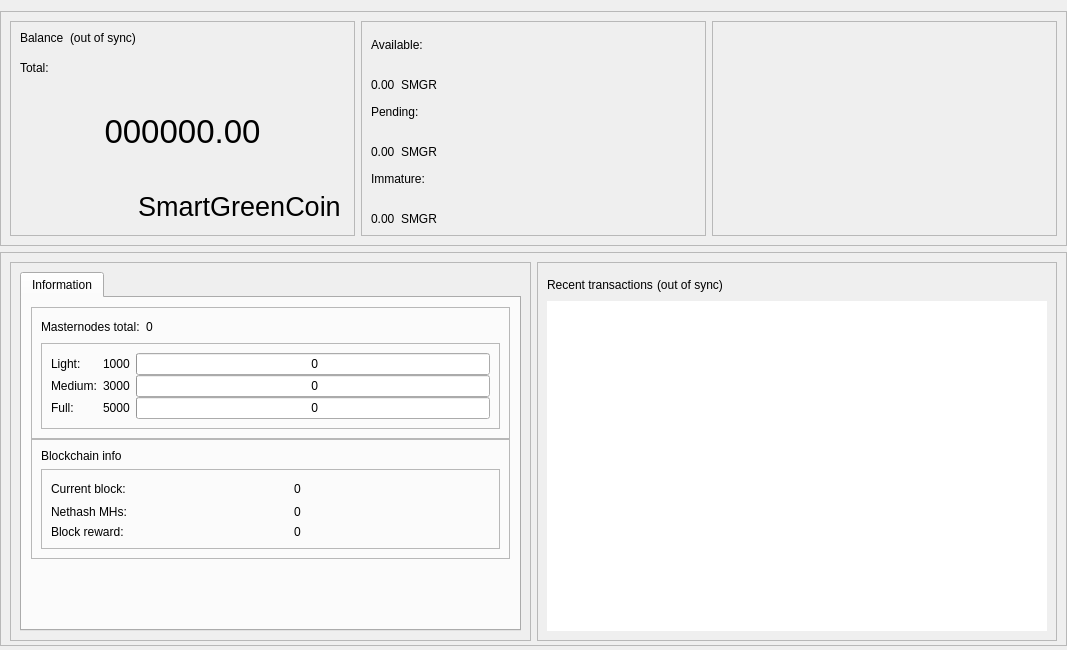
<?xml version="1.0" encoding="UTF-8"?>
<ui version="4.0">
 <class>OverviewPage</class>
 <widget class="QWidget" name="OverviewPage">
  <property name="geometry">
   <rect>
    <x>0</x>
    <y>0</y>
    <width>1067</width>
    <height>650</height>
   </rect>
  </property>
  <property name="minimumSize">
   <size>
    <width>960</width>
    <height>0</height>
   </size>
  </property>
  <property name="windowTitle">
   <string>Form</string>
  </property>
  <layout class="QVBoxLayout" name="topLayout">
   <property name="leftMargin">
    <number>0</number>
   </property>
   <property name="rightMargin">
    <number>0</number>
   </property>
   <property name="bottomMargin">
    <number>4</number>
   </property>
   <item>
    <layout class="QVBoxLayout" name="verticalLayout_main">
     <property name="sizeConstraint">
      <enum>QLayout::SetDefaultConstraint</enum>
     </property>
     <property name="leftMargin">
      <number>0</number>
     </property>
     <property name="rightMargin">
      <number>0</number>
     </property>
     <item>
      <widget class="QFrame" name="frame_blue">
       <property name="enabled">
        <bool>true</bool>
       </property>
       <property name="sizePolicy">
        <sizepolicy hsizetype="Preferred" vsizetype="Preferred">
         <horstretch>0</horstretch>
         <verstretch>0</verstretch>
        </sizepolicy>
       </property>
       <property name="minimumSize">
        <size>
         <width>1065</width>
         <height>220</height>
        </size>
       </property>
       <property name="maximumSize">
        <size>
         <width>16777215</width>
         <height>16777215</height>
        </size>
       </property>
       <property name="sizeIncrement">
        <size>
         <width>0</width>
         <height>0</height>
        </size>
       </property>
       <property name="baseSize">
        <size>
         <width>0</width>
         <height>500</height>
        </size>
       </property>
       <property name="frameShape">
        <enum>QFrame::StyledPanel</enum>
       </property>
       <property name="frameShadow">
        <enum>QFrame::Raised</enum>
       </property>
       <layout class="QHBoxLayout" name="horizontalLayout">
        <item>
         <widget class="QFrame" name="frame_blue_1">
          <property name="minimumSize">
           <size>
            <width>345</width>
            <height>200</height>
           </size>
          </property>
          <property name="maximumSize">
           <size>
            <width>16777215</width>
            <height>16777215</height>
           </size>
          </property>
          <property name="frameShape">
           <enum>QFrame::StyledPanel</enum>
          </property>
          <property name="frameShadow">
           <enum>QFrame::Raised</enum>
          </property>
          <layout class="QHBoxLayout" name="horizontalLayout_2">
           <item>
            <layout class="QVBoxLayout" name="verticalLayout">
             <item>
              <layout class="QHBoxLayout" name="horizontalLayout_3">
               <property name="spacing">
                <number>6</number>
               </property>
               <property name="sizeConstraint">
                <enum>QLayout::SetFixedSize</enum>
               </property>
               <item>
                <widget class="QLabel" name="label_5">
                 <property name="minimumSize">
                  <size>
                   <width>0</width>
                   <height>24</height>
                  </size>
                 </property>
                 <property name="maximumSize">
                  <size>
                   <width>16777215</width>
                   <height>24</height>
                  </size>
                 </property>
                 <property name="text">
                  <string>Balance</string>
                 </property>
                 <property name="alignment">
                  <set>Qt::AlignLeading|Qt::AlignLeft|Qt::AlignTop</set>
                 </property>
                </widget>
               </item>
               <item>
                <widget class="QLabel" name="labelWalletStatus">
                 <property name="minimumSize">
                  <size>
                   <width>0</width>
                   <height>24</height>
                  </size>
                 </property>
                 <property name="maximumSize">
                  <size>
                   <width>16777215</width>
                   <height>24</height>
                  </size>
                 </property>
                 <property name="text">
                  <string>(out of sync)</string>
                 </property>
                 <property name="alignment">
                  <set>Qt::AlignLeading|Qt::AlignLeft|Qt::AlignTop</set>
                 </property>
                </widget>
               </item>
               <item>
                <spacer name="horizontalSpacer">
                 <property name="orientation">
                  <enum>Qt::Horizontal</enum>
                 </property>
                 <property name="sizeHint" stdset="0">
                  <size>
                   <width>40</width>
                   <height>20</height>
                  </size>
                 </property>
                </spacer>
               </item>
              </layout>
             </item>
             <item>
              <widget class="QLabel" name="labelTotalText">
               <property name="maximumSize">
                <size>
                 <width>16777215</width>
                 <height>15</height>
                </size>
               </property>
               <property name="text">
                <string>Total:</string>
               </property>
              </widget>
             </item>
             <item>
              <widget class="QLabel" name="labelTotal">
               <property name="sizePolicy">
                <sizepolicy hsizetype="Preferred" vsizetype="Preferred">
                 <horstretch>0</horstretch>
                 <verstretch>0</verstretch>
                </sizepolicy>
               </property>
               <property name="minimumSize">
                <size>
                 <width>0</width>
                 <height>100</height>
                </size>
               </property>
               <property name="maximumSize">
                <size>
                 <width>16777215</width>
                 <height>100</height>
                </size>
               </property>
               <property name="font">
                <font>
                 <pointsize>25</pointsize>
                 <weight>50</weight>
                 <bold>false</bold>
                </font>
               </property>
               <property name="mouseTracking">
                <bool>false</bool>
               </property>
               <property name="text">
                <string>000000.00</string>
               </property>
               <property name="alignment">
                <set>Qt::AlignCenter</set>
               </property>
              </widget>
             </item>
             <item>
              <layout class="QHBoxLayout" name="horizontalLayout_11">
               <item>
                <spacer name="horizontalSpacer_8">
                 <property name="orientation">
                  <enum>Qt::Horizontal</enum>
                 </property>
                 <property name="sizeHint" stdset="0">
                  <size>
                   <width>40</width>
                   <height>20</height>
                  </size>
                 </property>
                </spacer>
               </item>
               <item>
                <widget class="QPushButton" name="blabel_SmartGreenCoin">
                 <property name="font">
                  <font>
                   <pointsize>20</pointsize>
                   <italic>false</italic>
                   <kerning>true</kerning>
                  </font>
                 </property>
                 <property name="cursor">
                  <cursorShape>PointingHandCursor</cursorShape>
                 </property>
                 <property name="text">
                  <string>SmartGreenCoin</string>
                 </property>
                 <property name="flat">
                  <bool>true</bool>
                 </property>
                </widget>
               </item>
              </layout>
             </item>
            </layout>
           </item>
          </layout>
         </widget>
        </item>
        <item>
         <widget class="QFrame" name="frame_blue_2">
          <property name="minimumSize">
           <size>
            <width>345</width>
            <height>200</height>
           </size>
          </property>
          <property name="maximumSize">
           <size>
            <width>16777215</width>
            <height>16777215</height>
           </size>
          </property>
          <property name="frameShape">
           <enum>QFrame::StyledPanel</enum>
          </property>
          <property name="frameShadow">
           <enum>QFrame::Raised</enum>
          </property>
          <layout class="QVBoxLayout" name="verticalLayout_3">
           <item>
            <layout class="QVBoxLayout" name="verticalLayout_2">
             <item>
              <widget class="QLabel" name="labelBalanceText">
               <property name="text">
                <string>Available:</string>
               </property>
              </widget>
             </item>
             <item>
              <layout class="QHBoxLayout" name="horizontalLayout_4">
               <item>
                <widget class="QLabel" name="labelBalance">
                 <property name="text">
                  <string>0.00</string>
                 </property>
                 <property name="alignment">
                  <set>Qt::AlignBottom|Qt::AlignLeading|Qt::AlignLeft</set>
                 </property>
                </widget>
               </item>
               <item>
                <widget class="QLabel" name="label_SmartGreenCoin2">
                 <property name="text">
                  <string>SMGR</string>
                 </property>
                 <property name="alignment">
                  <set>Qt::AlignBottom|Qt::AlignLeading|Qt::AlignLeft</set>
                 </property>
                </widget>
               </item>
               <item>
                <spacer name="horizontalSpacer_3">
                 <property name="orientation">
                  <enum>Qt::Horizontal</enum>
                 </property>
                 <property name="sizeHint" stdset="0">
                  <size>
                   <width>40</width>
                   <height>20</height>
                  </size>
                 </property>
                </spacer>
               </item>
              </layout>
             </item>
             <item>
              <widget class="QLabel" name="labelPendingText">
               <property name="text">
                <string>Pending:</string>
               </property>
              </widget>
             </item>
             <item>
              <layout class="QHBoxLayout" name="horizontalLayout_5">
               <item>
                <widget class="QLabel" name="labelUnconfirmed">
                 <property name="text">
                  <string>0.00</string>
                 </property>
                 <property name="alignment">
                  <set>Qt::AlignBottom|Qt::AlignLeading|Qt::AlignLeft</set>
                 </property>
                </widget>
               </item>
               <item>
                <widget class="QLabel" name="label_SmartGreenCoin3">
                 <property name="text">
                  <string>SMGR</string>
                 </property>
                 <property name="alignment">
                  <set>Qt::AlignBottom|Qt::AlignLeading|Qt::AlignLeft</set>
                 </property>
                </widget>
               </item>
               <item>
                <spacer name="horizontalSpacer_4">
                 <property name="orientation">
                  <enum>Qt::Horizontal</enum>
                 </property>
                 <property name="sizeHint" stdset="0">
                  <size>
                   <width>40</width>
                   <height>20</height>
                  </size>
                 </property>
                </spacer>
               </item>
              </layout>
             </item>
             <item>
              <widget class="QLabel" name="labelImmatureText">
               <property name="text">
                <string>Immature:</string>
               </property>
              </widget>
             </item>
             <item>
              <layout class="QHBoxLayout" name="horizontalLayout_6">
               <item>
                <widget class="QLabel" name="labelImmature">
                 <property name="text">
                  <string>0.00</string>
                 </property>
                 <property name="alignment">
                  <set>Qt::AlignBottom|Qt::AlignLeading|Qt::AlignLeft</set>
                 </property>
                </widget>
               </item>
               <item>
                <widget class="QLabel" name="label_SmartGreenCoin4">
                 <property name="text">
                  <string>SMGR</string>
                 </property>
                 <property name="alignment">
                  <set>Qt::AlignBottom|Qt::AlignLeading|Qt::AlignLeft</set>
                 </property>
                </widget>
               </item>
               <item>
                <spacer name="horizontalSpacer_5">
                 <property name="orientation">
                  <enum>Qt::Horizontal</enum>
                 </property>
                 <property name="sizeHint" stdset="0">
                  <size>
                   <width>40</width>
                   <height>20</height>
                  </size>
                 </property>
                </spacer>
               </item>
              </layout>
             </item>
            </layout>
           </item>
          </layout>
         </widget>
        </item>
        <item>
         <spacer name="horizontalSpacer_9">
          <property name="orientation">
           <enum>Qt::Horizontal</enum>
          </property>
          <property name="sizeHint" stdset="0">
           <size>
            <width>40</width>
            <height>20</height>
           </size>
          </property>
         </spacer>
        </item>
        <item>
         <widget class="QFrame" name="frame_blue_3">
          <property name="minimumSize">
           <size>
            <width>345</width>
            <height>200</height>
           </size>
          </property>
          <property name="maximumSize">
           <size>
            <width>16777215</width>
            <height>16777215</height>
           </size>
          </property>
          <property name="frameShape">
           <enum>QFrame::StyledPanel</enum>
          </property>
          <property name="frameShadow">
           <enum>QFrame::Raised</enum>
          </property>
          <layout class="QVBoxLayout" name="verticalLayout_5">
           <item>
            <layout class="QVBoxLayout" name="verticalLayout_4"/>
           </item>
          </layout>
         </widget>
        </item>
       </layout>
      </widget>
     </item>
     <item>
      <widget class="QFrame" name="frame_bottom">
       <property name="minimumSize">
        <size>
         <width>0</width>
         <height>100</height>
        </size>
       </property>
       <property name="maximumSize">
        <size>
         <width>16777215</width>
         <height>16777215</height>
        </size>
       </property>
       <property name="frameShape">
        <enum>QFrame::StyledPanel</enum>
       </property>
       <property name="frameShadow">
        <enum>QFrame::Raised</enum>
       </property>
       <layout class="QHBoxLayout" name="horizontalLayout_7">
        <property name="bottomMargin">
         <number>4</number>
        </property>
        <item>
         <widget class="QFrame" name="frame_bottom_1">
          <property name="minimumSize">
           <size>
            <width>355</width>
            <height>100</height>
           </size>
          </property>
          <property name="maximumSize">
           <size>
            <width>16777215</width>
            <height>16777215</height>
           </size>
          </property>
          <property name="frameShape">
           <enum>QFrame::StyledPanel</enum>
          </property>
          <property name="frameShadow">
           <enum>QFrame::Raised</enum>
          </property>
          <layout class="QVBoxLayout" name="verticalLayout_9">
           <property name="bottomMargin">
            <number>9</number>
           </property>
           <item>
            <layout class="QVBoxLayout" name="verticalLayout_7">
             <item>
              <widget class="QTabWidget" name="AdditionalFeatures">
               <property name="currentIndex">
                <number>1</number>
               </property>
               <property name="tabBarAutoHide">
                <bool>false</bool>
               </property>
               <widget class="QWidget" name="TabInformation">
                <attribute name="title">
                 <string>Information</string>
                </attribute>
                <layout class="QVBoxLayout" name="verticalLayout_13">
                 <item>
                  <layout class="QVBoxLayout" name="verticalLayout_11">
                   <property name="spacing">
                    <number>0</number>
                   </property>
                   <item>
                    <layout class="QVBoxLayout" name="verticalLayout_16"/>
                   </item>
                   <item>
                    <widget class="QFrame" name="frameMnInfo">
                     <property name="minimumSize">
                      <size>
                       <width>0</width>
                       <height>100</height>
                      </size>
                     </property>
                     <property name="frameShape">
                      <enum>QFrame::StyledPanel</enum>
                     </property>
                     <property name="frameShadow">
                      <enum>QFrame::Raised</enum>
                     </property>
                     <layout class="QVBoxLayout" name="verticalLayout_17">
                      <item>
                       <layout class="QHBoxLayout" name="horizontalLayout_9">
                        <item>
                         <widget class="QLabel" name="labelMnTotal">
                          <property name="minimumSize">
                           <size>
                            <width>0</width>
                            <height>0</height>
                           </size>
                          </property>
                          <property name="maximumSize">
                           <size>
                            <width>16777215</width>
                            <height>16777215</height>
                           </size>
                          </property>
                          <property name="text">
                           <string>Masternodes total:</string>
                          </property>
                         </widget>
                        </item>
                        <item>
                         <widget class="QLabel" name="labelMnTotal_Value">
                          <property name="text">
                           <string>0</string>
                          </property>
                         </widget>
                        </item>
                        <item>
                         <spacer name="horizontalSpacer_7">
                          <property name="orientation">
                           <enum>Qt::Horizontal</enum>
                          </property>
                          <property name="sizeHint" stdset="0">
                           <size>
                            <width>40</width>
                            <height>20</height>
                           </size>
                          </property>
                         </spacer>
                        </item>
                       </layout>
                      </item>
                      <item>
                       <widget class="QFrame" name="frameMnInfoLevels">
                        <property name="minimumSize">
                         <size>
                          <width>0</width>
                          <height>80</height>
                         </size>
                        </property>
                        <property name="frameShape">
                         <enum>QFrame::StyledPanel</enum>
                        </property>
                        <property name="frameShadow">
                         <enum>QFrame::Raised</enum>
                        </property>
                        <layout class="QGridLayout" name="gridLayout_2">
                         <property name="horizontalSpacing">
                          <number>6</number>
                         </property>
                         <property name="verticalSpacing">
                          <number>0</number>
                         </property>
                         <item row="0" column="2">
                          <widget class="QProgressBar" name="graphMN1">
                           <property name="minimumSize">
                            <size>
                             <width>0</width>
                             <height>20</height>
                            </size>
                           </property>
                           <property name="maximumSize">
                            <size>
                             <width>16777215</width>
                             <height>16777215</height>
                            </size>
                           </property>
                           <property name="value">
                            <number>0</number>
                           </property>
                           <property name="format">
                            <string> %v</string>
                           </property>
                          </widget>
                         </item>
                         <item row="1" column="2">
                          <widget class="QProgressBar" name="graphMN2">
                           <property name="minimumSize">
                            <size>
                             <width>0</width>
                             <height>20</height>
                            </size>
                           </property>
                           <property name="maximumSize">
                            <size>
                             <width>16777215</width>
                             <height>16777215</height>
                            </size>
                           </property>
                           <property name="value">
                            <number>0</number>
                           </property>
                           <property name="format">
                            <string> %v</string>
                           </property>
                          </widget>
                         </item>
                         <item row="3" column="2">
                          <widget class="QProgressBar" name="graphMN3">
                           <property name="minimumSize">
                            <size>
                             <width>0</width>
                             <height>20</height>
                            </size>
                           </property>
                           <property name="maximumSize">
                            <size>
                             <width>16777215</width>
                             <height>16777215</height>
                            </size>
                           </property>
                           <property name="value">
                            <number>0</number>
                           </property>
                           <property name="format">
                            <string> %v</string>
                           </property>
                          </widget>
                         </item>
                         <item row="1" column="0">
                          <widget class="QLabel" name="label_2">
                           <property name="minimumSize">
                            <size>
                             <width>0</width>
                             <height>0</height>
                            </size>
                           </property>
                           <property name="maximumSize">
                            <size>
                             <width>16777215</width>
                             <height>16777215</height>
                            </size>
                           </property>
                           <property name="text">
                            <string>Medium:</string>
                           </property>
                          </widget>
                         </item>
                         <item row="3" column="0">
                          <widget class="QLabel" name="label_3">
                           <property name="minimumSize">
                            <size>
                             <width>0</width>
                             <height>0</height>
                            </size>
                           </property>
                           <property name="maximumSize">
                            <size>
                             <width>16777215</width>
                             <height>16777215</height>
                            </size>
                           </property>
                           <property name="text">
                            <string>Full:</string>
                           </property>
                          </widget>
                         </item>
                         <item row="0" column="0">
                          <widget class="QLabel" name="label">
                           <property name="minimumSize">
                            <size>
                             <width>0</width>
                             <height>0</height>
                            </size>
                           </property>
                           <property name="maximumSize">
                            <size>
                             <width>16777215</width>
                             <height>16777215</height>
                            </size>
                           </property>
                           <property name="text">
                            <string>Light:</string>
                           </property>
                          </widget>
                         </item>
                         <item row="0" column="1">
                          <widget class="QLabel" name="label_lcolat">
                           <property name="text">
                            <string>1000</string>
                           </property>
                          </widget>
                         </item>
                         <item row="1" column="1">
                          <widget class="QLabel" name="label_mcolat">
                           <property name="text">
                            <string>3000</string>
                           </property>
                          </widget>
                         </item>
                         <item row="3" column="1">
                          <widget class="QLabel" name="label_fcolat">
                           <property name="text">
                            <string>5000</string>
                           </property>
                          </widget>
                         </item>
                        </layout>
                       </widget>
                      </item>
                     </layout>
                    </widget>
                   </item>
                   <item>
                    <widget class="QFrame" name="frameBlockchainInfo">
                     <property name="minimumSize">
                      <size>
                       <width>0</width>
                       <height>100</height>
                      </size>
                     </property>
                     <property name="frameShape">
                      <enum>QFrame::StyledPanel</enum>
                     </property>
                     <property name="frameShadow">
                      <enum>QFrame::Raised</enum>
                     </property>
                     <layout class="QVBoxLayout" name="verticalLayout_18">
                      <item>
                       <widget class="QLabel" name="label_blockchaininfo">
                        <property name="text">
                         <string>Blockchain info</string>
                        </property>
                       </widget>
                      </item>
                      <item>
                       <widget class="QFrame" name="frameBlockchainInfoData">
                        <property name="minimumSize">
                         <size>
                          <width>0</width>
                          <height>0</height>
                         </size>
                        </property>
                        <property name="frameShape">
                         <enum>QFrame::StyledPanel</enum>
                        </property>
                        <property name="frameShadow">
                         <enum>QFrame::Raised</enum>
                        </property>
                        <layout class="QGridLayout" name="gridLayout_3">
                         <property name="verticalSpacing">
                          <number>6</number>
                         </property>
                         <item row="0" column="2">
                          <widget class="QLabel" name="label_CurrentBlock_value">
                           <property name="text">
                            <string>0</string>
                           </property>
                          </widget>
                         </item>
                         <item row="0" column="0">
                          <widget class="QLabel" name="label_CurrentBlock">
                           <property name="minimumSize">
                            <size>
                             <width>0</width>
                             <height>0</height>
                            </size>
                           </property>
                           <property name="maximumSize">
                            <size>
                             <width>16777215</width>
                             <height>16777215</height>
                            </size>
                           </property>
                           <property name="text">
                            <string>Current block:</string>
                           </property>
                          </widget>
                         </item>
                         <item row="1" column="2">
                          <widget class="QLabel" name="label_Nethash_value">
                           <property name="text">
                            <string>0</string>
                           </property>
                          </widget>
                         </item>
                         <item row="2" column="0">
                          <widget class="QLabel" name="label_CurrentBlockReward">
                           <property name="text">
                            <string>Block reward:</string>
                           </property>
                          </widget>
                         </item>
                         <item row="1" column="0">
                          <widget class="QLabel" name="label_Nethash">
                           <property name="text">
                            <string>Nethash MHs:</string>
                           </property>
                          </widget>
                         </item>
                         <item row="2" column="2">
                          <widget class="QLabel" name="label_CurrentBlockReward_value">
                           <property name="text">
                            <string>0</string>
                           </property>
                          </widget>
                         </item>
                         <item row="0" column="1">
                          <spacer name="horizontalSpacer_6">
                           <property name="orientation">
                            <enum>Qt::Horizontal</enum>
                           </property>
                           <property name="sizeType">
                            <enum>QSizePolicy::Fixed</enum>
                           </property>
                           <property name="sizeHint" stdset="0">
                            <size>
                             <width>40</width>
                             <height>20</height>
                            </size>
                           </property>
                          </spacer>
                         </item>
                        </layout>
                       </widget>
                      </item>
                     </layout>
                    </widget>
                   </item>
                   <item>
                    <spacer name="verticalSpacer_2">
                     <property name="orientation">
                      <enum>Qt::Vertical</enum>
                     </property>
                     <property name="sizeHint" stdset="0">
                      <size>
                       <width>20</width>
                       <height>10</height>
                      </size>
                     </property>
                    </spacer>
                   </item>
                  </layout>
                 </item>
                </layout>
               </widget>
              </widget>
             </item>
            </layout>
           </item>
          </layout>
         </widget>
        </item>
        <item>
         <widget class="QFrame" name="frame_bottom_2">
          <property name="minimumSize">
           <size>
            <width>0</width>
            <height>100</height>
           </size>
          </property>
          <property name="maximumSize">
           <size>
            <width>16777215</width>
            <height>16777215</height>
           </size>
          </property>
          <property name="frameShape">
           <enum>QFrame::StyledPanel</enum>
          </property>
          <property name="frameShadow">
           <enum>QFrame::Raised</enum>
          </property>
          <layout class="QVBoxLayout" name="verticalLayout_10">
           <item>
            <layout class="QVBoxLayout" name="verticalLayout_8">
             <property name="spacing">
              <number>4</number>
             </property>
             <item>
              <layout class="QHBoxLayout" name="horizontalLayout_8">
               <item>
                <widget class="QLabel" name="label_4">
                 <property name="minimumSize">
                  <size>
                   <width>0</width>
                   <height>25</height>
                  </size>
                 </property>
                 <property name="maximumSize">
                  <size>
                   <width>16777215</width>
                   <height>25</height>
                  </size>
                 </property>
                 <property name="text">
                  <string>Recent transactions</string>
                 </property>
                </widget>
               </item>
               <item>
                <widget class="QLabel" name="labelTransactionsStatus">
                 <property name="text">
                  <string>(out of sync)</string>
                 </property>
                </widget>
               </item>
               <item>
                <spacer name="horizontalSpacer_2">
                 <property name="orientation">
                  <enum>Qt::Horizontal</enum>
                 </property>
                 <property name="sizeHint" stdset="0">
                  <size>
                   <width>40</width>
                   <height>20</height>
                  </size>
                 </property>
                </spacer>
               </item>
              </layout>
             </item>
             <item>
              <widget class="QListView" name="listTransactions">
               <property name="sizePolicy">
                <sizepolicy hsizetype="Expanding" vsizetype="Expanding">
                 <horstretch>0</horstretch>
                 <verstretch>0</verstretch>
                </sizepolicy>
               </property>
               <property name="maximumSize">
                <size>
                 <width>16777215</width>
                 <height>600</height>
                </size>
               </property>
               <property name="styleSheet">
                <string notr="true"/>
               </property>
               <property name="frameShape">
                <enum>QFrame::NoFrame</enum>
               </property>
               <property name="verticalScrollBarPolicy">
                <enum>Qt::ScrollBarAlwaysOff</enum>
               </property>
               <property name="horizontalScrollBarPolicy">
                <enum>Qt::ScrollBarAlwaysOff</enum>
               </property>
               <property name="alternatingRowColors">
                <bool>true</bool>
               </property>
              </widget>
             </item>
            </layout>
           </item>
          </layout>
         </widget>
        </item>
       </layout>
      </widget>
     </item>
    </layout>
   </item>
  </layout>
 </widget>
 <resources/>
 <connections/>
</ui>
